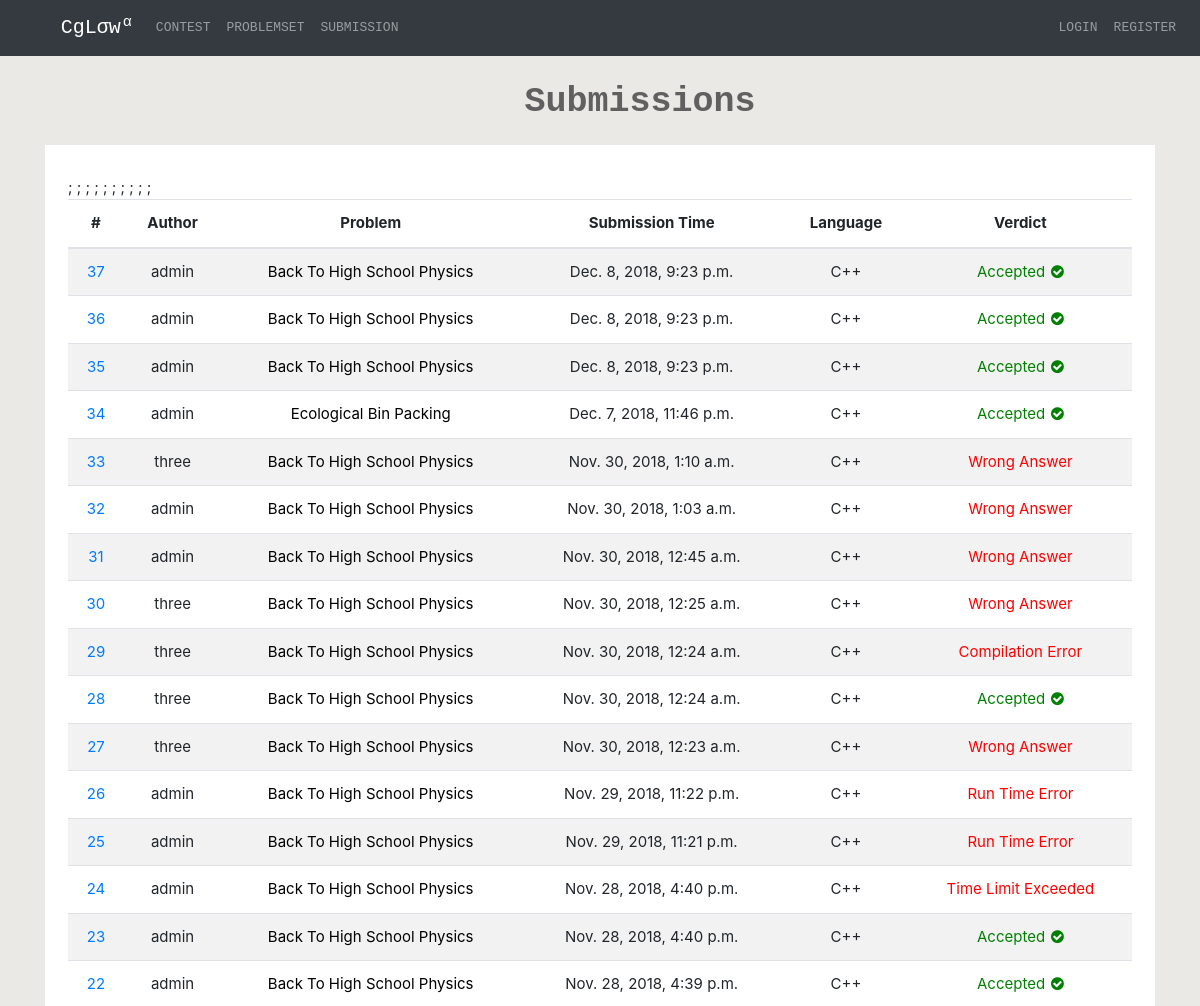
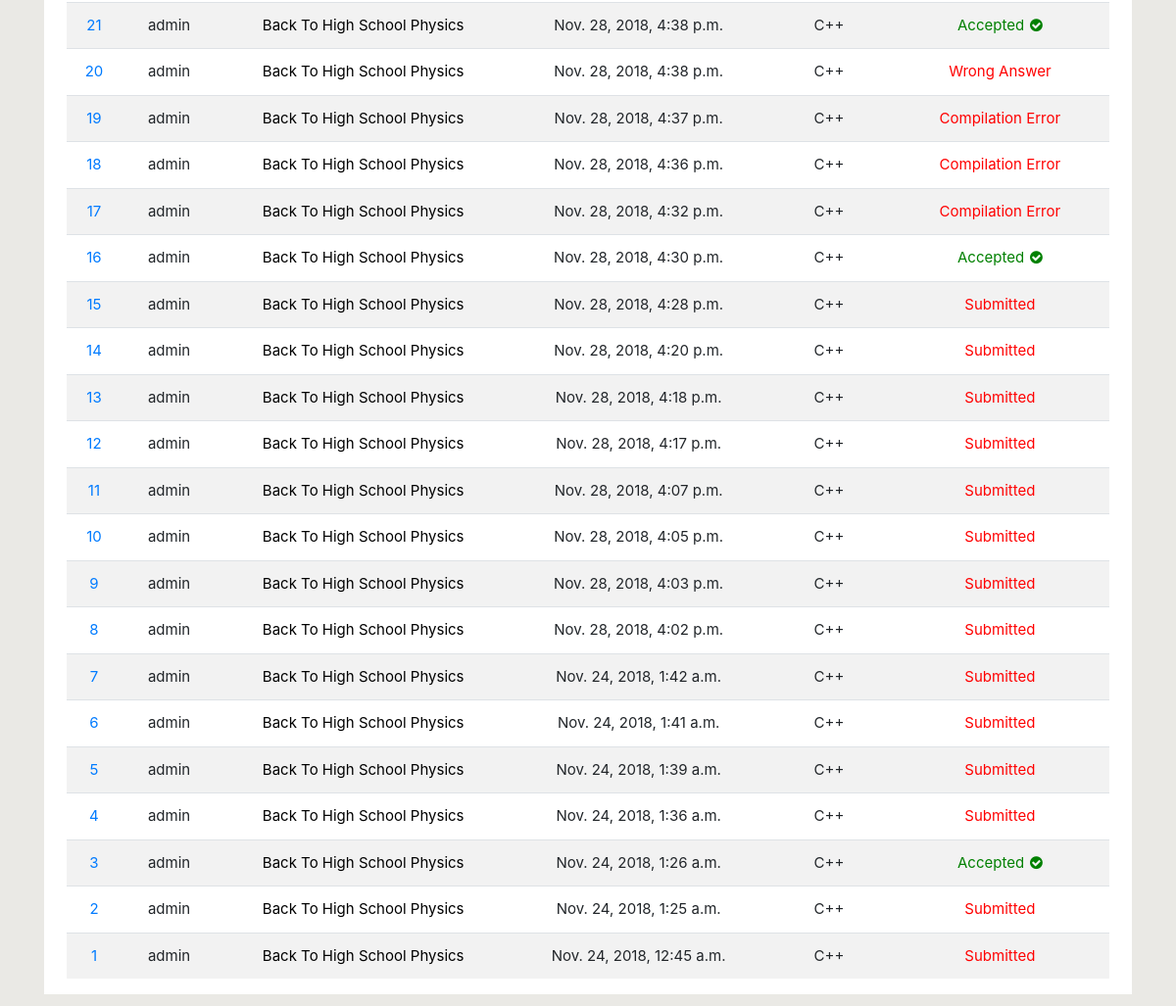
/problemset/submission/, run on the app's committed database (2 pictures, top to bottom).
### offlineProblemSolve/models.py (models this page shows, shortened)
class submission(models.Model):
	problem_id = models.ForeignKey(problemset, on_delete=models.CASCADE)
	user_id = models.ForeignKey(User, on_delete=models.CASCADE)
	judge_result = models.CharField(max_length=50, default="Submitted")
	submission_time = models.DateTimeField(auto_now_add=True)
	uploaded_file = models.FileField(upload_to='offlineProblemData/user_submission/')
	language = models.CharField(max_length=50)

class problemset(models.Model):
	problem_name = models.CharField(max_length=500)
	problem_file = models.FileField(upload_to='offlineProblemData/problemset', blank=True)
	problem_time_limit = models.FloatField(default=2.0)
	problem_input = models.FileField(upload_to='offlineProblemData/problemset_input', blank=True)
	problem_output = models.FileField(upload_to='offlineProblemData/problemset_output', blank=True)
	total_solve = models.IntegerField(default=0)
	total_submit = models.IntegerField(default=0)
	special_judge = models.BooleanField(default=False)

### offlineProblemSolve/views.py (the view)
def show_submission(request):
	context = {}
	if request.user.is_authenticated:
		context['username'] = request.user.username
	l = submission.objects.all().order_by('-submission_time')
	context['submission'] = l
	return render(request, 'offlineProblemSolve/show_submission.html', context)

### offlineProblemSolve/templates/offlineProblemSolve/show_submission.html
{% extends 'home/header.html' %}
{% block content %}
    <div>
        <div>
            <p style="font-family: Courier New,Courier,Lucida Sans Typewriter,Lucida Typewriter,monospace;padding-left: 5rem; font-size: 35px; font-weight: 550; color: rgb(96, 96, 96); text-align: center;"> Submissions </p>
        </div>
        <div style="width: 90%; margin: 0 auto; background-color: red; font-size: 15px;">
            <div class="row">
                <div class="col-lg-12 col-md-12" style="background-color: white;">
                    <div style="padding-top: 2rem;" >
                        <div class="container">
                            <div class="tablec">
                                <table class="table table-striped">
                                    <thead>
                                        <tr style="text-align: center;">
                                            <th>#</th>
                                            <th>Author</th>
                                            <th>Problem</th>
                                            <th>Submission Time</th>
                                            <th>Language</th>
                                            <th>Verdict</th>
                                        </tr>
                                    </thead>
                                    <tbody id="tab">
                                        {% for i in submission %}
                                            <tr style="text-align: center;">
                                                <td><a href="{% url 'individual_submission' pk=i.id %}">{{i.id}}</a></td>
                                                <td>{{i.user_id}}</td>
                                                <td><a style="color: black;" href="{% url 'show_problem' pk=i.problem_id.id %}">{{i.problem_id.problem_name}}</a></td>
                                                <td>{{i.submission_time}}</td>
                                                <td>{{i.language}}</td>
                                                {% if i.judge_result == "Accepted" %}
                                                    <td style="color: green"> {{i.judge_result}} <i class="fa fa-check-circle" aria-hidden="true"style="padding-left: 0.1rem;"></i></td>;
                                                {% elif i.judge_result == "Not Judged Yet" %}
                                                    <td style="color: #6f6f70"> {{i.judge_result}} <i class="fa fa-spinner fa-pulse fa-fw"></i></td>
                                                {% else %}
                                                    <td style="color: red"> {{i.judge_result}} </td>
                                                {% endif %}
                                            </tr>
                                        {% endfor %}
                                    </tbody>
                                </table>
                            </div>
                        </div>
                    </div>
                </div>
            </div>
        </div>
    </div>
{% endblock %}

### home/static/home/css/navbar.css (style rules this page uses)
body { padding-bottom: 20px; }

### data on the page
submission: id "37", user_id "admin", problem_id.problem_name "Back To High School Physics", submission_time "Dec. 8, 2018, 9:23 p.m.", language "C++", judge_result "Accepted"
submission: id "36", user_id "admin", problem_id.problem_name "Back To High School Physics", submission_time "Dec. 8, 2018, 9:23 p.m.", language "C++", judge_result "Accepted"
submission: id "35", user_id "admin", problem_id.problem_name "Back To High School Physics", submission_time "Dec. 8, 2018, 9:23 p.m.", language "C++", judge_result "Accepted"
submission: id "34", user_id "admin", problem_id.problem_name "Ecological Bin Packing", submission_time "Dec. 7, 2018, 11:46 p.m.", language "C++", judge_result "Accepted"
submission: id "33", user_id "three", problem_id.problem_name "Back To High School Physics", submission_time "Nov. 30, 2018, 1:10 a.m.", language "C++", judge_result "Wrong Answer"
submission: id "32", user_id "admin", problem_id.problem_name "Back To High School Physics", submission_time "Nov. 30, 2018, 1:03 a.m.", language "C++", judge_result "Wrong Answer"
submission: id "31", user_id "admin", problem_id.problem_name "Back To High School Physics", submission_time "Nov. 30, 2018, 12:45 a.m.", language "C++", judge_result "Wrong Answer"
submission: id "30", user_id "three", problem_id.problem_name "Back To High School Physics", submission_time "Nov. 30, 2018, 12:25 a.m.", language "C++", judge_result "Wrong Answer"
submission: id "29", user_id "three", problem_id.problem_name "Back To High School Physics", submission_time "Nov. 30, 2018, 12:24 a.m.", language "C++", judge_result "Compilation Error"
submission: id "28", user_id "three", problem_id.problem_name "Back To High School Physics", submission_time "Nov. 30, 2018, 12:24 a.m.", language "C++", judge_result "Accepted"
submission: id "27", user_id "three", problem_id.problem_name "Back To High School Physics", submission_time "Nov. 30, 2018, 12:23 a.m.", language "C++", judge_result "Wrong Answer"
submission: id "26", user_id "admin", problem_id.problem_name "Back To High School Physics", submission_time "Nov. 29, 2018, 11:22 p.m.", language "C++", judge_result "Run Time Error"
submission: id "25", user_id "admin", problem_id.problem_name "Back To High School Physics", submission_time "Nov. 29, 2018, 11:21 p.m.", language "C++", judge_result "Run Time Error"
submission: id "24", user_id "admin", problem_id.problem_name "Back To High School Physics", submission_time "Nov. 28, 2018, 4:40 p.m.", language "C++", judge_result "Time Limit Exceeded"
submission: id "23", user_id "admin", problem_id.problem_name "Back To High School Physics", submission_time "Nov. 28, 2018, 4:40 p.m.", language "C++", judge_result "Accepted"
submission: id "22", user_id "admin", problem_id.problem_name "Back To High School Physics", submission_time "Nov. 28, 2018, 4:39 p.m.", language "C++", judge_result "Accepted"
submission: id "21", user_id "admin", problem_id.problem_name "Back To High School Physics", submission_time "Nov. 28, 2018, 4:38 p.m.", language "C++", judge_result "Accepted"
submission: id "20", user_id "admin", problem_id.problem_name "Back To High School Physics", submission_time "Nov. 28, 2018, 4:38 p.m.", language "C++", judge_result "Wrong Answer"
submission: id "19", user_id "admin", problem_id.problem_name "Back To High School Physics", submission_time "Nov. 28, 2018, 4:37 p.m.", language "C++", judge_result "Compilation Error"
submission: id "18", user_id "admin", problem_id.problem_name "Back To High School Physics", submission_time "Nov. 28, 2018, 4:36 p.m.", language "C++", judge_result "Compilation Error"
submission: id "17", user_id "admin", problem_id.problem_name "Back To High School Physics", submission_time "Nov. 28, 2018, 4:32 p.m.", language "C++", judge_result "Compilation Error"
submission: id "16", user_id "admin", problem_id.problem_name "Back To High School Physics", submission_time "Nov. 28, 2018, 4:30 p.m.", language "C++", judge_result "Accepted"
submission: id "15", user_id "admin", problem_id.problem_name "Back To High School Physics", submission_time "Nov. 28, 2018, 4:28 p.m.", language "C++", judge_result "Submitted"
submission: id "14", user_id "admin", problem_id.problem_name "Back To High School Physics", submission_time "Nov. 28, 2018, 4:20 p.m.", language "C++", judge_result "Submitted"
submission: id "13", user_id "admin", problem_id.problem_name "Back To High School Physics", submission_time "Nov. 28, 2018, 4:18 p.m.", language "C++", judge_result "Submitted"
submission: id "12", user_id "admin", problem_id.problem_name "Back To High School Physics", submission_time "Nov. 28, 2018, 4:17 p.m.", language "C++", judge_result "Submitted"
submission: id "11", user_id "admin", problem_id.problem_name "Back To High School Physics", submission_time "Nov. 28, 2018, 4:07 p.m.", language "C++", judge_result "Submitted"
submission: id "10", user_id "admin", problem_id.problem_name "Back To High School Physics", submission_time "Nov. 28, 2018, 4:05 p.m.", language "C++", judge_result "Submitted"
submission: id "9", user_id "admin", problem_id.problem_name "Back To High School Physics", submission_time "Nov. 28, 2018, 4:03 p.m.", language "C++", judge_result "Submitted"
submission: id "8", user_id "admin", problem_id.problem_name "Back To High School Physics", submission_time "Nov. 28, 2018, 4:02 p.m.", language "C++", judge_result "Submitted"
submission: id "7", user_id "admin", problem_id.problem_name "Back To High School Physics", submission_time "Nov. 24, 2018, 1:42 a.m.", language "C++", judge_result "Submitted"
submission: id "6", user_id "admin", problem_id.problem_name "Back To High School Physics", submission_time "Nov. 24, 2018, 1:41 a.m.", language "C++", judge_result "Submitted"
submission: id "5", user_id "admin", problem_id.problem_name "Back To High School Physics", submission_time "Nov. 24, 2018, 1:39 a.m.", language "C++", judge_result "Submitted"
submission: id "4", user_id "admin", problem_id.problem_name "Back To High School Physics", submission_time "Nov. 24, 2018, 1:36 a.m.", language "C++", judge_result "Submitted"
submission: id "3", user_id "admin", problem_id.problem_name "Back To High School Physics", submission_time "Nov. 24, 2018, 1:26 a.m.", language "C++", judge_result "Accepted"
submission: id "2", user_id "admin", problem_id.problem_name "Back To High School Physics", submission_time "Nov. 24, 2018, 1:25 a.m.", language "C++", judge_result "Submitted"
submission: id "1", user_id "admin", problem_id.problem_name "Back To High School Physics", submission_time "Nov. 24, 2018, 12:45 a.m.", language "C++", judge_result "Submitted"
